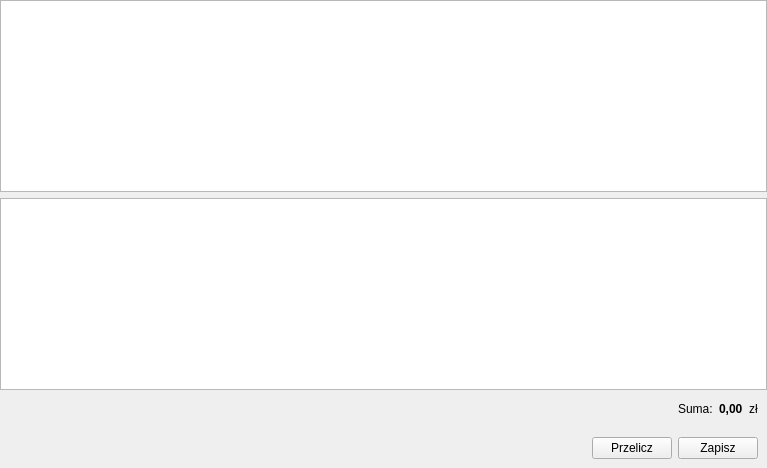
        <widget class="QWidget" name="tab_transport_bs">
         <attribute name="title">
          <string>Transport BS</string>
         </attribute>
         <layout class="QVBoxLayout" name="verticalLayout_11">
          <property name="spacing">
           <number>0</number>
          </property>
          <property name="leftMargin">
           <number>0</number>
          </property>
          <property name="topMargin">
           <number>0</number>
          </property>
          <property name="rightMargin">
           <number>0</number>
          </property>
          <property name="bottomMargin">
           <number>0</number>
          </property>
          <item>
           <widget class="QWidget" name="widget_11" native="true">
            <layout class="QVBoxLayout" name="verticalLayout_10">
             <property name="spacing">
              <number>0</number>
             </property>
             <property name="leftMargin">
              <number>0</number>
             </property>
             <property name="topMargin">
              <number>0</number>
             </property>
             <property name="rightMargin">
              <number>0</number>
             </property>
             <property name="bottomMargin">
              <number>0</number>
             </property>
             <item>
              <widget class="QWidget" name="widget_30" native="true">
               <layout class="QVBoxLayout" name="verticalLayout_19">
                <property name="leftMargin">
                 <number>0</number>
                </property>
                <property name="topMargin">
                 <number>0</number>
                </property>
                <property name="rightMargin">
                 <number>0</number>
                </property>
                <property name="bottomMargin">
                 <number>0</number>
                </property>
                <item>
                 <widget class="QTableWidget" name="tab_wyliczenia_pomoc"/>
                </item>
                <item>
                 <widget class="QTableWidget" name="tab_dane_pomoc"/>
                </item>
               </layout>
              </widget>
             </item>
             <item>
              <widget class="QWidget" name="widget_13" native="true">
               <layout class="QHBoxLayout" name="horizontalLayout_7">
                <item>
                 <spacer name="horizontalSpacer_5">
                  <property name="orientation">
                   <enum>Qt::Horizontal</enum>
                  </property>
                  <property name="sizeHint" stdset="0">
                   <size>
                    <width>665</width>
                    <height>20</height>
                   </size>
                  </property>
                 </spacer>
                </item>
                <item>
                 <widget class="QLabel" name="label_10">
                  <property name="text">
                   <string>Suma:</string>
                  </property>
                 </widget>
                </item>
                <item>
                 <widget class="QLabel" name="lab_sumaPomoc">
                  <property name="font">
                   <font>
                    <weight>75</weight>
                    <bold>true</bold>
                   </font>
                  </property>
                  <property name="text">
                   <string>0,00</string>
                  </property>
                 </widget>
                </item>
                <item>
                 <widget class="QLabel" name="label_12">
                  <property name="text">
                   <string>zł</string>
                  </property>
                 </widget>
                </item>
               </layout>
              </widget>
             </item>
             <item>
              <widget class="QWidget" name="widget_12" native="true">
               <layout class="QHBoxLayout" name="horizontalLayout_6">
                <item>
                 <spacer name="horizontalSpacer_6">
                  <property name="orientation">
                   <enum>Qt::Horizontal</enum>
                  </property>
                  <property name="sizeHint" stdset="0">
                   <size>
                    <width>583</width>
                    <height>20</height>
                   </size>
                  </property>
                 </spacer>
                </item>
                <item>
                 <widget class="QPushButton" name="btn_przeliczPomoc">
                  <property name="text">
                   <string>Przelicz</string>
                  </property>
                 </widget>
                </item>
                <item>
                 <widget class="QPushButton" name="btn_zapiszPomoc">
                  <property name="text">
                   <string>Zapisz</string>
                  </property>
                 </widget>
                </item>
               </layout>
              </widget>
             </item>
            </layout>
           </widget>
          </item>
         </layout>
        </widget>
